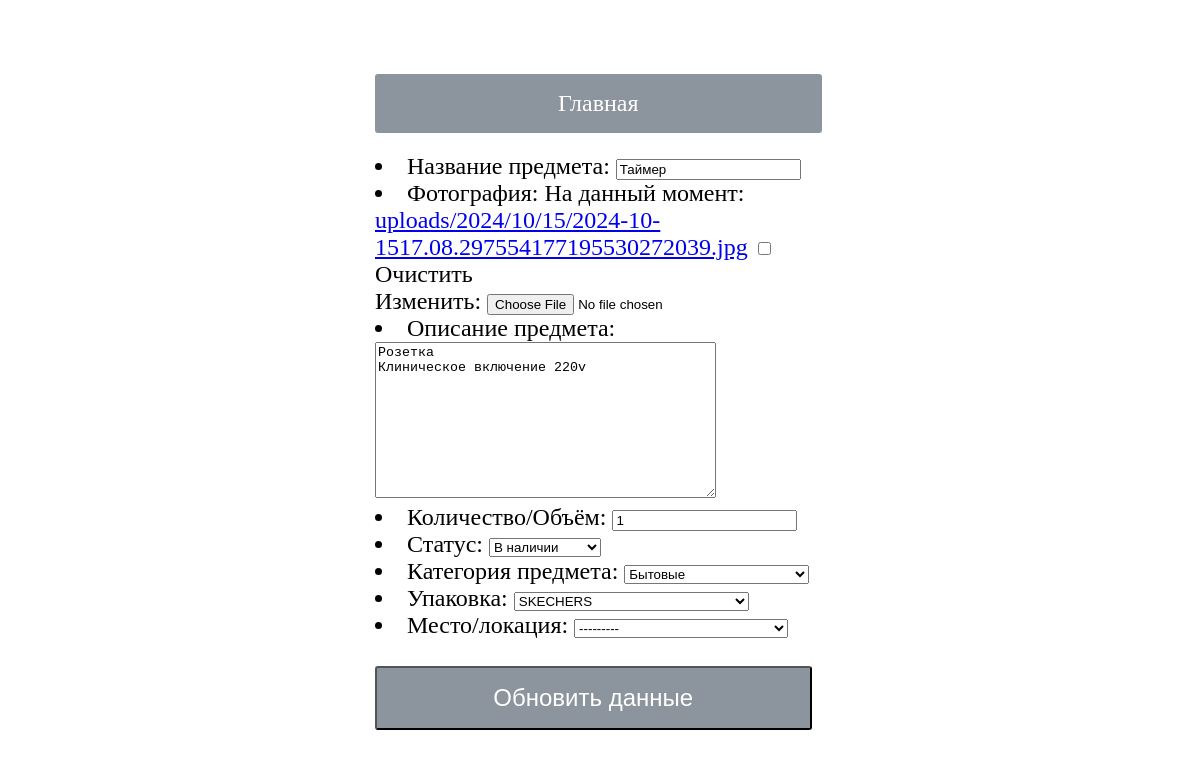
Page /inventory/item_update_form/445/ on the committed database.
### inventory_items/models.py (models this page shows, shortened)
class ItemModel(models.Model):
    name = models.CharField(max_length=30,
                            verbose_name="Название предмета",
                            blank=False)
    photo = models.ImageField(verbose_name="Фотография",
                              blank=True,
                              upload_to='uploads/%Y/%m/%d',
                              null=True,
                              default='uploads/default_item_image.png')
    details = models.TextField(verbose_name="Описание предмета")
    date_create = models.DateTimeField(verbose_name="Время добавления",
                                       auto_now_add=True)
    count = models.IntegerField(verbose_name="Количество/Объём",
                                blank=True,
                                default=1)
    STATUS_OF_ITEM = {
        "exist": "В наличии",
        "recycled": "Переработано",
        "thrown": "Выброшено"
    }
    status = models.CharField(max_length=15,
                              verbose_name="Статус",
                              blank=True,
                              null=False,
                              choices=STATUS_OF_ITEM,
                              default="exist")
    categories = models.ForeignKey(CategoryModel,
                                   verbose_name="Категория предмета",
                                   on_delete=models.PROTECT,
                                   blank=True,
                                   null=True,
                                   default=CategoryModel.get_last_cat_item)
    box = models.ForeignKey(BoxModel,
                            on_delete=models.PROTECT,
                            verbose_name="Упаковка",
                            blank=True,
                            null=True,
                            default=BoxModel.get_last_box_item)
    location = models.ForeignKey(LocationModel,
                                 verbose_name="Место/локация",
                                 on_delete=models.PROTECT,
                                 blank=True,
                                 null=True,
                                 default=LocationModel.get_last_location_item)
    class Meta:
        ordering = ['-id']

class CategoryModel(models.Model):
    name = models.CharField(max_length=30,
                            verbose_name="Название категории",
                            blank=False,
                            null=False,
                            unique=True)
    def __str__(self):
        return self.name

### inventory_items/views.py (the view)
class ItemUpdateView(UpdateView):
    model = ItemModel
    fields = '__all__'
    template_name_suffix = "_update_form"

### inventory_items/models.py (called while the page is built)
    def __str__(self):
        return self.name

    def __str__(self):
        return self.number

### inventory_items/templates/inventory_items/itemmodel_update_form.html (shortened to what this page needs)
{% extends 'inventory_items/base.html' %}
{% block content %}
    <div style="max-width: 105%; overflow: hidden; width: 450px">
        <form  method="post" enctype="multipart/form-data">
            {{ form.as_ul }}
            <br>
            <input class="link-btn" style="margin-bottom: 20px; width: 97%; font-size: 24px" type="submit" value="Обновить данные">
        </form>
    </div>
{% endblock content %}

### inventory_items/static/css/standard_style.css (style rules this page uses)
html { height: 100vh; }
body { min-height: 100%; }
.parent { display: flex; }
div { font-size: 24px; }
.link-btn { display: inline-block; background: #8C959D; color: #fff; padding: 1rem 2rem; text-decoration: none; border-radius: 3px; width: 85%; }

### inventory_items/static/css/mobile_style.css (style rules this page uses)
html { height: 100vh; }
body { min-height: 100%; }
.parent { display: flex; }
div { font-size: 30px; }

### rows in the picture
ItemModel: name "Таймер", details "Розетка Клиническое включение 220v", count "1", status "В наличии", categories "Бытовые", box "SKECHERS", location "---------"
